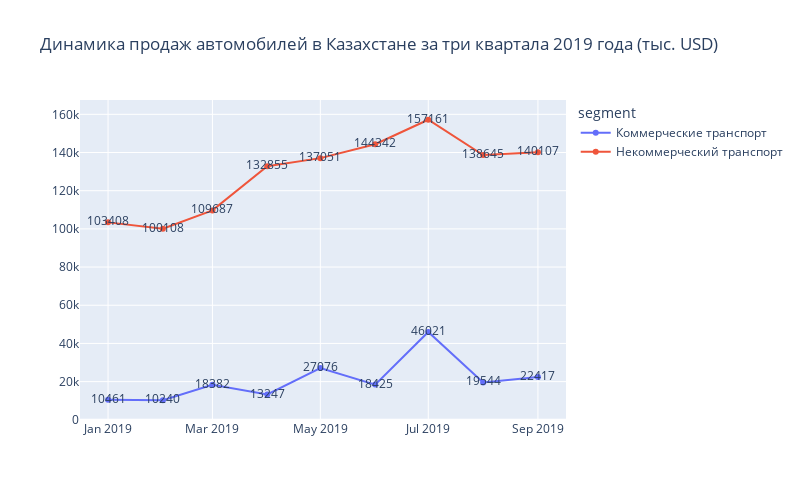

The notebook cell this image was saved under:
### Markdown cell above
По графику видим, что первые два месяца для дилеров тяжелые, продажи низкие. С марта начинается рост и пик достигается в июле. Далее идет спад до уровня мая-июня и в августе-сентябре продажи находятся прктически на одном уровне.

Покажем динамику в разрезе коммерческого и некоммерчекого транспорта.

### Code cell
# строим график
z=px.line(segments_cars.pivot_table(index=['sales_date','segment'],values='sell_price_usd',aggfunc='sum').rename_axis(None, axis=1).reset_index(),\
          x='sales_date' , y='sell_price_usd',text='sell_price_usd', color='segment',\
    title='Динамика продаж автомобилей в Казахстане за три квартала 2019 года (тыс. USD)',height=500,width=800)
z.update_yaxes(title_text='')
z.update_xaxes(title_text='')
z.show()

### Figure 1 — Plotly figure (JSON) as saved in the notebook; plotly's stock layout.template omitted (floating-point values rounded to 4 significant figures)
{"data": [{"hovertemplate": "segment=Коммерческие транспорт<br>sales_date=%{x}<br>sell_price_usd=%{text}<extra></extra>", "legendgroup": "Коммерческие транспорт", "line": {"color": "#636efa", "dash": "solid"}, "marker": {"symbol": "circle"}, "mode": "text+lines+markers", "name": "Коммерческие транспорт", "orientation": "v", "showlegend": true, "text": [10461, 10240, 18382, 13247, 27076, 18425, 46021, 19544, 22417], "type": "scatter", "x": ["2019-01-01", "2019-02-01", "2019-03-01", "2019-04-01", "2019-05-01", "2019-06-01", "2019-07-01", "2019-08-01", "2019-09-01"], "xaxis": "x", "y": [10461, 10240, 18382, 13247, 27076, 18425, 46021, 19544, 22417], "yaxis": "y"}, {"hovertemplate": "segment=Некоммерческий транспорт<br>sales_date=%{x}<br>sell_price_usd=%{text}<extra></extra>", "legendgroup": "Некоммерческий транспорт", "line": {"color": "#EF553B", "dash": "solid"}, "marker": {"symbol": "circle"}, "mode": "text+lines+markers", "name": "Некоммерческий транспорт", "orientation": "v", "showlegend": true, "text": [103408, 100108, 109687, 132855, 137051, 144342, 157161, 138645, 140107], "type": "scatter", "x": ["2019-01-01", "2019-02-01", "2019-03-01", "2019-04-01", "2019-05-01", "2019-06-01", "2019-07-01", "2019-08-01", "2019-09-01"], "xaxis": "x", "y": [103408, 100108, 109687, 132855, 137051, 144342, 157161, 138645, 140107], "yaxis": "y"}], "layout": {"height": 500, "legend": {"title": {"text": "segment"}, "tracegroupgap": 0}, "title": {"text": "Динамика продаж автомобилей в Казахстане за три квартала 2019 года (тыс. USD)"}, "width": 800, "xaxis": {"anchor": "y", "domain": [0, 1], "title": {"text": ""}}, "yaxis": {"anchor": "x", "domain": [0, 1], "title": {"text": ""}}}}
